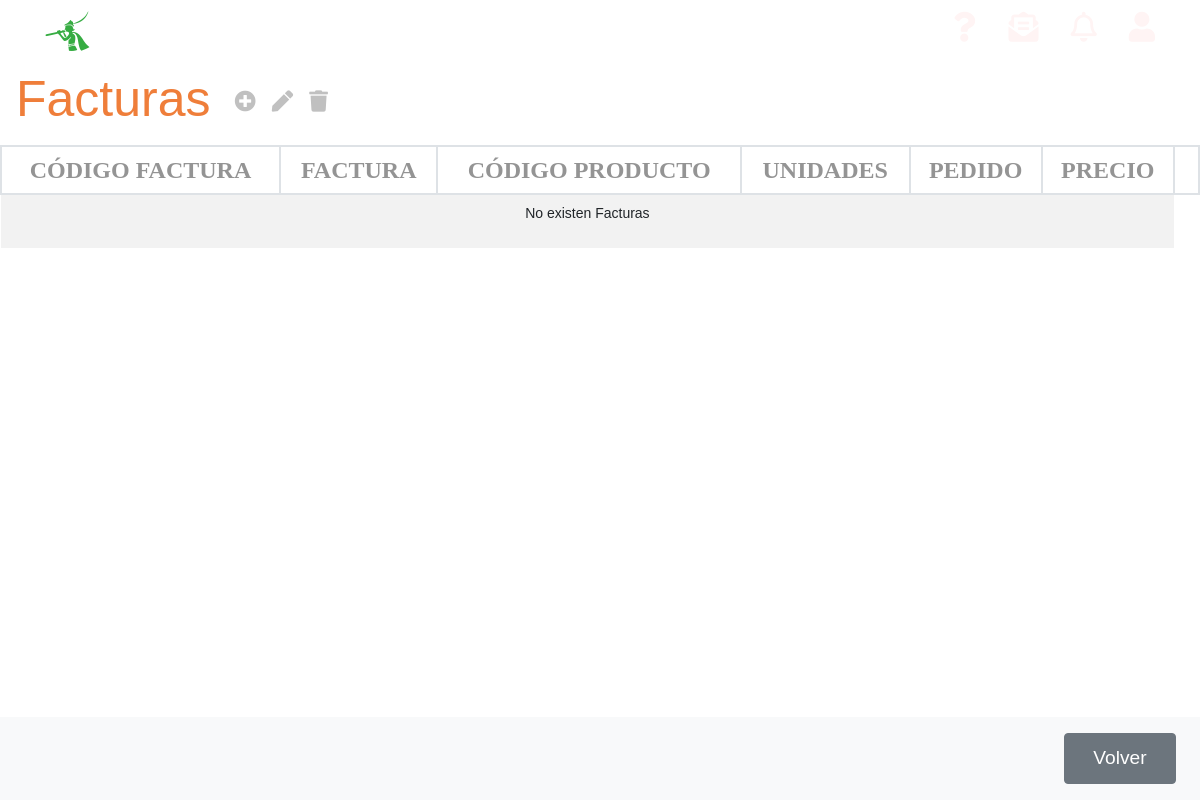
/appEntrega/facturas/, run on an earlier commit of the app's database.
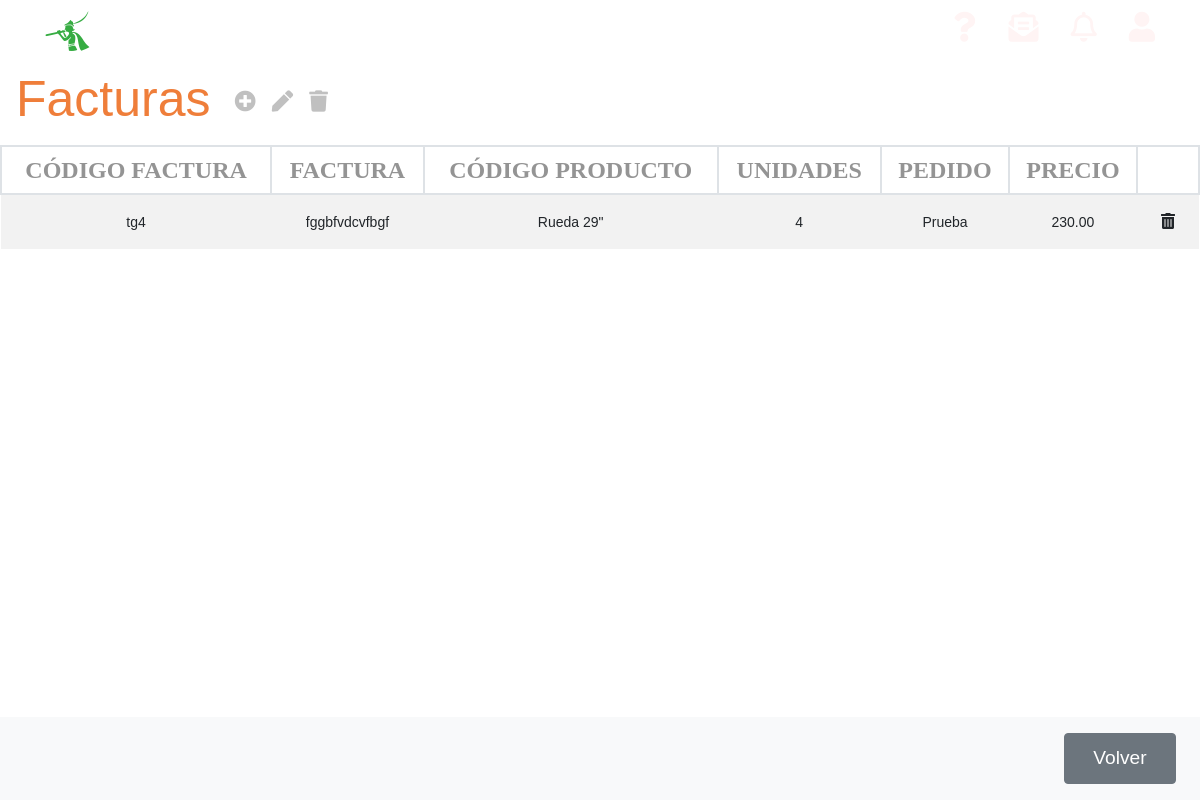
And on a later commit of the database.
### appEntrega/models.py (models this page shows, shortened)
class Factura(models.Model):
    referencia = models.CharField(max_length=12, primary_key=True)
    pedido_referencia = models.ForeignKey(Orden_Pedido, on_delete=models.CASCADE)
    producto_referencia = models.ForeignKey(Producto, on_delete=models.CASCADE)
    unidades = models.PositiveIntegerField(default=1)
    linea_precio = models.DecimalField(max_digits=10, decimal_places=2, default=0)
    descripcion = models.TextField(max_length=250)

class Producto(models.Model):
    producto_referencia = models.CharField(max_length=13, primary_key=True)
    producto_nombre = models.CharField(max_length=50)
    producto_descripcion = models.CharField(max_length=250)
    producto_categoria = models.CharField(max_length=50)
    producto_precio = models.DecimalField(max_digits=10, decimal_places=2, default=0)
    def __str__(self):
        return self.producto_nombre

class Orden_Pedido(models.Model):
    pedido_referencia = models.CharField(max_length=12, primary_key=True)
    pedido_fecha = models.DateField(auto_now=True)
    pedido_descripcion = models.TextField(max_length=250)
    pedido_cliente_cif = models.ForeignKey(Cliente, on_delete=models.CASCADE)
    def __str__(self):
        return self.pedido_descripcion

### appEntrega/views.py (the view)
# urls.py: path('facturas/', FacturaListView.as_view(), name='listaFactura'),
class FacturaListView(ListView):
    model = Factura
    template_name = 'listaFacturas.html'
    context_object_name = 'lista_facturas'

### appEntrega/templates/listaFacturas.html
{% extends 'base.html' %}
{% block content %}
<div class="">
    <nav class="navbar navbar-light table-navbar">
        <h2 class="orange-color">Facturas</h2>
        <ul class="navbar-nav mr-auto flex-row">
            <li class="nav-item m-0 ml-3">
                <i class="fas fa-plus-circle fa-lg c-grey"
                    onclick="location.href='http://127.0.0.1:8000/appEntrega/facturas/nuevo/'"></i>
            </li>
            <li class="nav-item m-0">
                <i class="fas fa-pen fa-lg c-grey"></i>
            </li>
            <li class="nav-item m-0">
                <i class="fas fa-trash fa-lg c-grey"></i>
            </li>
        </ul>
    </nav>
</div>
<div class="row">
    <div class="col-md-12">
        <table class="table-deustronic table table-striped table-hover">
            <thead>
                <tr>
                    <th>CÓDIGO FACTURA</th>
					<th>FACTURA</th>
					<th>CÓDIGO PRODUCTO</th>
					<th>UNIDADES</th>
					<th>PEDIDO</th>
					<th>PRECIO</th>
                    <th></th>
                </tr>
            </thead>
            <tbody>
                {% if lista_facturas %}
                {% for factura in lista_facturas %}
                <tr ondblclick="location.href='http://127.0.0.1:8000/appEntrega/facturas/{{factura.pk}}/editar'">
                    <td>{{factura.referencia}}</td>
					<td>{{factura.descripcion}}</td>
					<td>{{factura.producto_referencia}}</td>
					<td>{{factura.unidades}}</td>
					<td>{{factura.pedido_referencia}}</td>
					<td>{{factura.linea_precio}}</td>
                    <td><button class="btn"
                        onclick="location.href='http://127.0.0.1:8000/appEntrega/facturas/{{factura.pk}}/delete/'"><i
                            class="fas fa-trash-alt"></i></button></td>
                </tr>
                {% endfor %}
                {% else %}
                <tr>
                    <td colspan="6">
                        <p>No existen Facturas</p>
                    </td>
                </tr>
                {% endif %}
            </tbody>
        </table>
    </div>
</div>
<nav class="navbar navbar-light bg-light fixed-bottom">
    <div class="form-inline ml-auto">
        <button onclick="location.href='http://127.0.0.1:8000/appEntrega'" class="btn boton-nav btn-secondary m-2"
            type="button">Volver</button>
    </div>
</nav>
{% endblock %}

What changed in the data, as far as the page shows it:
added Factura: referencia "tg4", descripcion "fggbfvdcvfbgf", producto_referencia "Rueda 29\"", unidades "4", pedido_referencia "Prueba", linea_precio "230.00"
Also different on the page:
text no longer shown: "No existen Facturas"
